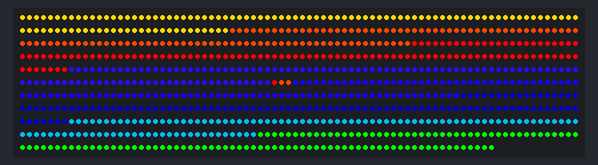
Bench run of a sketch on a simulated Arduino Mega 2560, built with avr-gcc and run on an emulated ATmega2560. Parts: 868 RGB LEDs in strip order, left to right, continuing on the next row.

Above: at 0.1 s.

The sketch:

cara-darrere.ino
```cpp
/*
  carrossa-leds — Cara DARRERE (Cara B)
  Programa FINAL per a l'Arduino Mega que controla la tira de LEDs
  WS2812B/NeoPixel de la cara de darrere del logo de l'associació
  "INDEPENDENTS" (Carnaval de Sitges).

  És un programa ESTÀTIC: el setup() encén les 8 ales del logo, cadascuna
  amb un color fix, i el loop() no fa res — no hi ha animacions ni
  polsadors, la carrossa només s'ha d'encendre un cop i quedar-se així.

  Dades (rangs de LED, LEDs solts i colors definitius) confirmades per
  l'usuari provant amb els sketches de ../proves/verificador-ales/ i
  ../proves/verificador-cares/ — vegeu-los si cal repetir alguna prova.
  La Cara B NO es dona per simètrica a la Cara A: té el seu propi nombre
  de LEDs per ala (fitxer independent, vegeu ../cara-davant/).
*/

#include <Adafruit_NeoPixel.h>

// Pin de dades de la tira. Un únic pin: aquest Arduino només controla la
// tira de la Cara B (l'altra cara té el seu propi Arduino Mega, vegeu
// ../cara-davant/). Corregit de 2 a 5 — el cablejat real de la carrossa
// fa servir el pin 5, no el 2 (que era el pin habitual d'altres projectes
// NeoPixel, però no d'aquest).
constexpr uint8_t PIN_DADES = 5;

// Nombre total de LEDs de la tira d'aquesta cara: el LED més alt que fem
// servir és el final de l'ala 8 (vegeu RANGS més avall). No hi ha cap
// límit "de mentida" imposat aquí — és el nombre real confirmat físicament
// (868, no 866: l'ala 8 es va allargar dos LEDs més després de la primera
// prova).
constexpr uint16_t NUM_LEDS = 868;

Adafruit_NeoPixel pixels(NUM_LEDS, PIN_DADES, NEO_GRB + NEO_KHZ800);

constexpr uint8_t NUM_ALES = 8;

// Colors finals de cada ala (índex 0 = ala 1, ... índex 7 = ala 8),
// ajustats a ull sobre la tira real perquè cap parella d'ales veïnes es
// confongui. Segueixen l'ordre físic del logo: pugen en tons càlids pel
// costat esquerre (ala 1 groc, baix, fins a l'ala 4 violeta, dalt) i
// baixen en tons freds pel costat dret (ala 5 indi, dalt, fins a l'ala 8
// verd, baix) — violeta i indi es toquen a dalt de tot, tal com es veu a
// les plomes del logo. Mateixos colors que ../cara-davant/ perquè les
// dues cares es vegin com un únic disseny.
const uint32_t PLOMA_COLOR[NUM_ALES] = {
    pixels.Color(255, 215, 0),   // 1 Groc      — baix esquerra
    pixels.Color(255, 70, 0),    // 2 Taronja
    pixels.Color(255, 0, 0),     // 3 Vermell
    pixels.Color(40, 10, 255),   // 4 Violeta   — dalt esquerra
    pixels.Color(25, 0, 255),    // 5 Indi      — dalt dreta
    pixels.Color(0, 0, 139),     // 6 Blau fosc
    pixels.Color(0, 191, 255),   // 7 Blau clar
    pixels.Color(0, 255, 0),     // 8 Verd      — baix dreta
};

// Un rang de LEDs "seqüencial": del primer al darrer LED d'una ala,
// comptats tal com surten un darrere l'altre a la tira física.
struct Rang {
  uint16_t inici;  // número de LED 1-based (el primer LED de la tira és l'1, no el 0)
  uint16_t fi;
};

// Rang principal de cada ala de la Cara B, índex [ala - 1]. Confirmat a
// mà, ala per ala, amb ../proves/comptador-polsador/.
const Rang RANGS[NUM_ALES] = {
    {1, 110},    // ala 1
    {111, 216},  // ala 2
    {217, 327},  // ala 3
    {328, 436},  // ala 4
    {440, 543},  // ala 5
    {544, 647},  // ala 6
    {648, 754},  // ala 7
    {755, 868},  // ala 8
};

// Un LED "solt": dona llum a una ala diferent de la que li tocaria pel
// seu número (per exemple, per com passa el cablejat físicament entre
// dues ales veïnes). S'encén amb el color de "ala", no amb el de l'ala on
// li tocaria pel seu número de LED.
struct Solt {
  uint8_t ala;   // 1-based — l'ala a la qual pertany de veritat
  uint16_t led;  // 1-based — número de LED a la tira
};

// LEDs solts de la Cara B: cauen al buit entre el final de l'ala 4 (436)
// i el començament de l'ala 5 (440), però no pertanyen a cap d'aquestes
// dues ales.
const Solt SOLTS[] = {
    {3, 437},          // pertany a l'ala 3
    {2, 438}, {2, 439},  // pertanyen a l'ala 2
};
constexpr uint8_t NUM_SOLTS = sizeof(SOLTS) / sizeof(SOLTS[0]);

void setup() {
  pixels.begin();  // inicialitza la llibreria i reserva el buffer intern per als NUM_LEDS declarats
  pixels.clear();  // tots els LEDs apagats (negre) fins que els encenem explícitament

  // Recorre les 8 ales; per cadascuna, pinta tots els LEDs del seu rang
  // principal amb el color que li toca. Els números de LED que fem
  // servir a RANGS són 1-based (el primer LED físic és l'1), però
  // setPixelColor() de la llibreria espera un índex 0-based (el primer
  // LED és el 0) — per això sempre restem 1.
  for (uint8_t ala = 0; ala < NUM_ALES; ala++) {
    const Rang &r = RANGS[ala];
    for (uint16_t led = r.inici; led <= r.fi; led++) {
      pixels.setPixelColor(led - 1, PLOMA_COLOR[ala]);
    }
  }

  // Un cop pintats tots els rangs principals, sobreescrivim els LEDs
  // solts amb el color de l'ala a la qual pertanyen de veritat (no la
  // seva posició numèrica).
  for (uint8_t i = 0; i < NUM_SOLTS; i++) {
    pixels.setPixelColor(SOLTS[i].led - 1, PLOMA_COLOR[SOLTS[i].ala - 1]);
  }

  pixels.show();  // envia tot el buffer a la tira — fins aquí no s'encén cap LED de veritat
}

void loop() {
  // Programa estàtic: un cop encesa la carrossa a setup(), no cal fer
  // res més — sense animacions ni polsadors.
}
```
